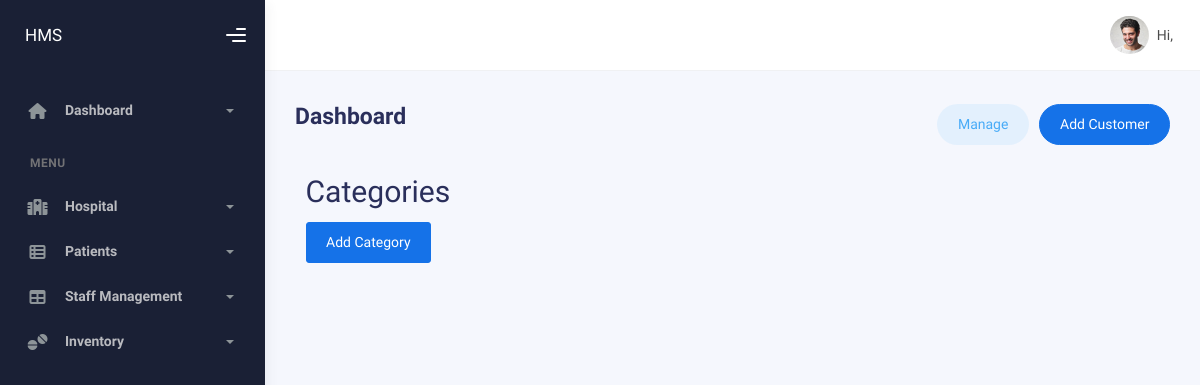
Before: /inventory/categories/ (signed in) with the older database file.
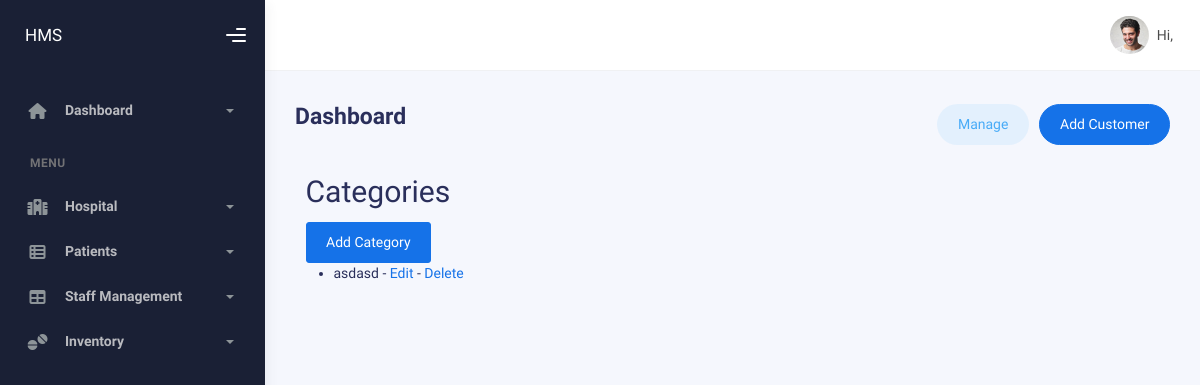
After: the same page with the newer database file.
### inventory/models.py (models this page shows, shortened)
class Category(models.Model):
    name = models.CharField(max_length=100)
    description = models.TextField(blank=True, null=True)
    hospital = models.ForeignKey('hospital.Hospital', on_delete=models.CASCADE, null=True)

### inventory/views.py (the view)
# urls.py: path('categories/', views.category_list, name='category_list'),
def category_list(request):
    categories = Category.objects.all()
    return render(request, 'inventory/category_list.html', {'categories': categories})

### inventory/templates/inventory/category_list.html
{% extends 'layout/base.html' %}
{% block content %}
<div class="container">
    <h1>Categories</h1>
    <a href="{% url 'inventory:category_create' %}" class="btn btn-primary">Add Category</a>
    <ul>
        {% for category in categories %}
            <li>{{ category.name }} - <a href="{% url 'inventory:category_update' category.pk %}">Edit</a> - <a href="{% url 'inventory:category_delete' category.pk %}">Delete</a></li>
        {% endfor %}
    </ul>
</div>
{% endblock %}

Changed rows visible on the page:
added Category: name "asdasd"
